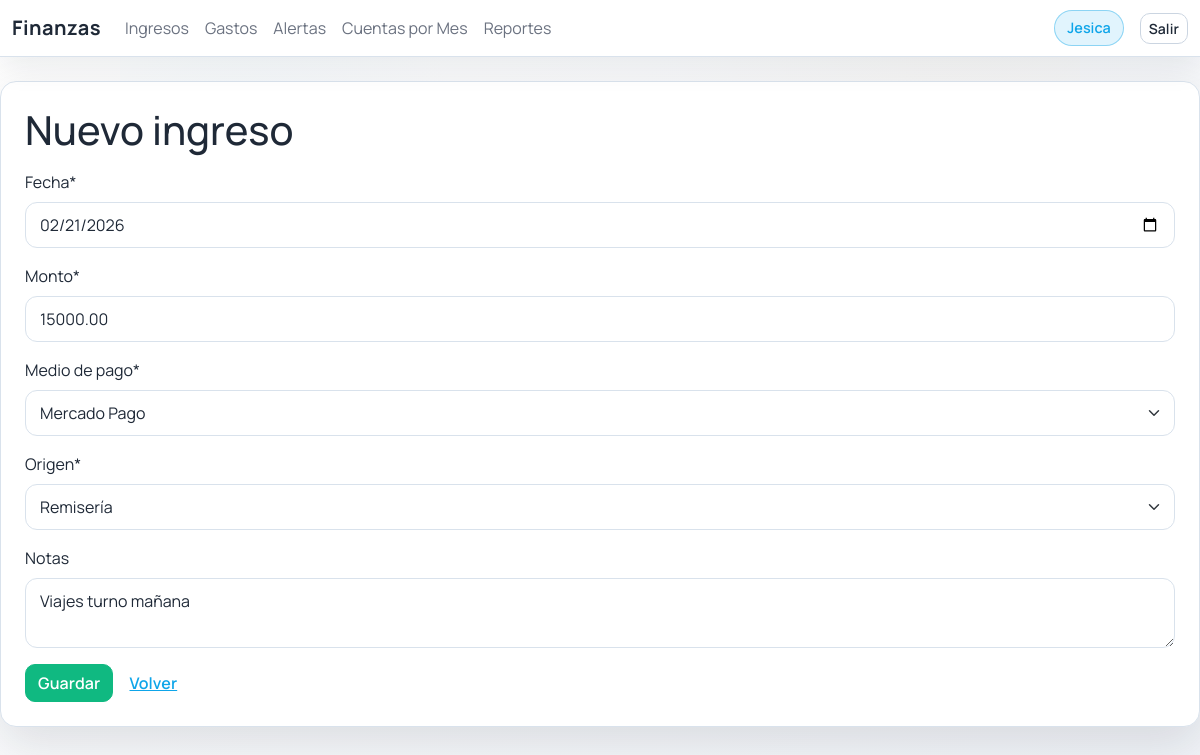
Page /ingresos/1/editar/ (signed in) on the committed database.
### core/models.py (models this page shows, shortened)
class Income(models.Model):
	date = models.DateField(default=timezone.localdate)
	amount = models.DecimalField(max_digits=12, decimal_places=2, default=Decimal("0"))
	payment_method = models.CharField(max_length=50, choices=PaymentMethod.choices)
	origin = models.CharField(max_length=50, choices=IncomeOrigin.choices, default=IncomeOrigin.REMISERIA)
	notes = models.TextField(blank=True)
	created_by = models.ForeignKey(settings.AUTH_USER_MODEL, on_delete=models.PROTECT, related_name="incomes")
	created_at = models.DateTimeField(auto_now_add=True)
	class Meta:
		ordering = ["-date", "-created_at"]

### core/views.py (the view, shortened to what this page needs)
class IncomeUpdateView(LoginRequiredMixin, UpdateView):
    model = Income
    form_class = IncomeForm
    template_name = "ingresos/form.html"
    success_url = reverse_lazy("ingresos-list")
    def get_form_kwargs(self):
        kwargs = super().get_form_kwargs()
        kwargs["user"] = self.request.user
        return kwargs
    def get_queryset(self):
        qs = super().get_queryset()
        if is_receptionist(self.request.user):
            qs = qs.filter(created_by=self.request.user)
        return qs

### core/forms.py
class IncomeForm(forms.ModelForm):
    class Meta:
        model = Income
        fields = ["date", "amount", "payment_method", "origin", "notes"]
        widgets = {
            "date": forms.DateInput(attrs={"type": "date"}, format="%Y-%m-%d"),
            "notes": forms.Textarea(attrs={"rows": 2}),
        }
    def __init__(self, *args, user=None, **kwargs):
        super().__init__(*args, **kwargs)
        today = timezone.localdate()
        self.fields["date"].initial = today.isoformat()
        self.fields["date"].label = "Fecha"
        self.fields["amount"].label = "Monto"
        self.fields["payment_method"].label = "Medio de pago"
        self.fields["origin"].label = "Origen"
        self.fields["notes"].label = "Notas"
        if user and not user.is_staff:
            self.fields["origin"].choices = [(IncomeOrigin.REMISERIA.value, IncomeOrigin.REMISERIA.label)]
            self.fields["origin"].initial = IncomeOrigin.REMISERIA
        self.fields["payment_method"].choices = PaymentMethod.choices

### core/templatetags/roles.py (called while the page is built)
@register.filter
def es_admin(user):
    if not user or not user.is_authenticated:
        return False
    return user.is_staff or user.is_superuser or user.groups.filter(name__iexact="administrador").exists()

### core/views.py (called while the page is built)
def is_receptionist(user) -> bool:
    return user.groups.filter(name__iexact="recepcionista").exists() and not is_admin(user)

### templates/ingresos/form.html (shortened to what this page needs)
{% extends 'base.html' %}
{% load crispy_forms_tags %}
{% block content %}
<h1>Nuevo ingreso</h1>
<form method="post" class="mt-3">{% csrf_token %}
    {{ form|crispy }}
    <button class="btn btn-success" type="submit">Guardar</button>
    <a class="btn btn-link" href="/ingresos/">Volver</a>
</form>
{% endblock %}

### templates/base.html (shortened to what this page needs)
{% load static %}
{% load roles %}
<!doctype html>
<html lang="es">
<head>
    <link href="https://cdn.jsdelivr.net/npm/bootstrap@5.3.3/dist/css/bootstrap.min.css" rel="stylesheet">
    <link href="{% static 'css/app.css' %}" rel="stylesheet">
</head>
<body class="app-body">
<nav class="navbar navbar-expand-lg navbar-light glass-nav mb-4">
    <div class="container-fluid">
        {% if request.user.is_authenticated %}
        <a class="navbar-brand" href="/">Finanzas</a>
        {% else %}
        <a class="navbar-brand" href="/">ZEIT</a>
        {% endif %}
        <div class="collapse navbar-collapse" id="navbarNav">
            <ul class="navbar-nav me-auto">
                {% if request.user.is_authenticated %}
                    <li class="nav-item"><a class="nav-link" href="/ingresos/">Ingresos</a></li>
                    {% if request.user|es_admin %}
                        <li class="nav-item"><a class="nav-link" href="/gastos/">Gastos</a></li>
                        <li class="nav-item"><a class="nav-link" href="/alertas/">Alertas</a></li>
                        <li class="nav-item"><a class="nav-link" href="/cuentas-mes/">Cuentas por Mes</a></li>
                        <li class="nav-item"><a class="nav-link" href="/reportes/">Reportes</a></li>
                    {% elif request.user|es_recepcionista %}
                        <li class="nav-item"><a class="nav-link" href="/gastos/vale/">Egreso</a></li>
                    {% endif %}
                {% endif %}
            </ul>
            {% if request.user.is_authenticated %}
            <span class="navbar-text me-3 stat-pill">{{ request.user.first_name|default:request.user.username }}</span>
            <a class="btn btn-outline-light btn-sm" href="/accounts/logout/">Salir</a>
            {% endif %}
        </div>
    </div>
</nav>
<div class="container-fluid content-shell fade-in px-3 px-md-4">
    {% block content %}{% endblock %}
</div>
</body>
</html>

### static/css/app.css (style rules this page uses)
:root { --bg: #f6f7fb; --bg-muted: #eef1f6; --surface: #ffffff; --surface-strong: #f3f6fb; --accent: #0ea5e9; --accent-2: #f59e0b; --text: #1f2937; --text-muted: #6b7280; --border: #d9e2ec; --shadow: 0 18px 48px rgba(15, 23, 42, 0.12); }
* { box-sizing: border-box; }
body.app-body { font-family: 'Manrope', 'Segoe UI', sans-serif; background: linear-gradient(135deg, rgba(255, 255, 255, 0.78), rgba(238, 241, 246, 0.82)), url('../img/remiseria-logo.png'), radial-gradient(circle at 20% 20%, rgba(14, 165, 233, 0.12), transparent 28%), radial-gradient(circle at 80% 0%, rgba(245, 158, 11, 0.1), transparent 32%); background-repeat: no-repeat, no-repeat, no-repeat, no-repeat; background-size: cover, 520px, 50%, 50%; background-position: center center, center 18%, 20% 15%, 80% 5%; color: var(--text); min-height: 100vh; padding-bottom: 32px; }
.navbar.glass-nav { position: sticky; top: 0; z-index: 1030; background: rgba(255, 255, 255, 0.95); backdrop-filter: blur(10px); border-bottom: 1px solid var(--border); box-shadow: 0 10px 30px rgba(15, 23, 42, 0.08); }
.navbar-brand { font-weight: 700; letter-spacing: 0.5px; color: var(--text); }
.nav-link { color: var(--text-muted); transition: color 0.2s ease, transform 0.2s ease; }
.content-shell { background: var(--surface); border: 1px solid var(--border); border-radius: 16px; box-shadow: var(--shadow); padding: 24px; max-width: 1200px; margin: 0 auto 24px; }
.btn { border-radius: 10px; font-weight: 600; letter-spacing: 0.1px; }
.btn-success { background-color: #10b981; border-color: #10b981; color: #ffffff; }
.btn-outline-light { color: #1f2937; border-color: #cbd5e1; background-color: #ffffff; }
.btn-link { color: #0ea5e9; font-weight: 600; }
.form-select { background-color: #ffffff; border: 1px solid var(--border); color: var(--text); border-radius: 12px; padding: 10px 14px; box-shadow: inset 0 1px 0 rgba(255, 255, 255, 0.6); transition: border-color 0.2s ease, box-shadow 0.2s ease, transform 0.1s ease; }
.form-select option { background-color: #ffffff; color: var(--text); }
.form-control { background-color: #ffffff; border: 1px solid var(--border); color: var(--text); border-radius: 12px; padding: 10px 14px; box-shadow: inset 0 1px 0 rgba(255, 255, 255, 0.6); transition: border-color 0.2s ease, box-shadow 0.2s ease, transform 0.1s ease; }
.form-control::placeholder { color: var(--text-muted); }
.fade-in { opacity: 0; transform: translateY(12px); animation: fadeInUp 0.7s ease forwards; }
.stat-pill { display: inline-flex; align-items: center; gap: 8px; padding: 6px 12px; background: rgba(14, 165, 233, 0.12); color: var(--accent); border-radius: 999px; border: 1px solid rgba(14, 165, 233, 0.4); font-weight: 600; font-size: 0.9rem; }

### rows in the picture
Income: date "02/21/2026", amount "15000.00", payment_method "Mercado Pago", origin "Remisería", notes "Viajes turno mañana"

### other values in the picture
{{ request.user.first_name|default:request.user.username }} "Jesica"
